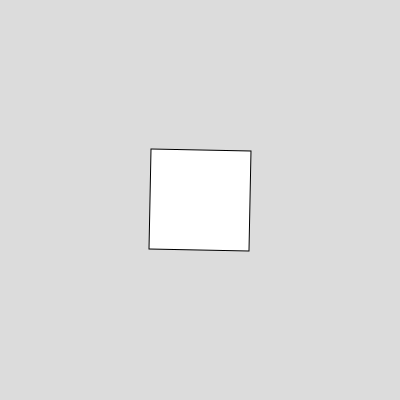
Frame 1 (no input)
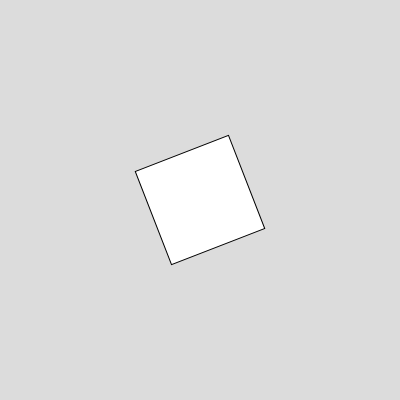
Frame 60 (no input)
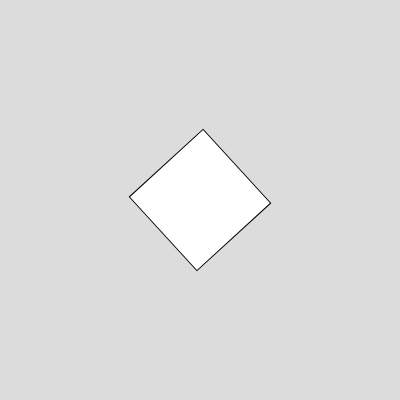
Frame 120 (the mouse pressed at the canvas centre since frame 60)

The p5.js sketch that drew these frames (run headless with seeded random() and noise() and a simulated clock; from frame 60 on, the mouse is pressed at the canvas centre):

// p5.js sketch
// ── sketch.js
var x = 0;

function setup() { 
  createCanvas(400, 400);
  rectMode(CENTER);
} 

function draw() { 
  background(220);
	
  
	x+= 0.02;
  translate (width/2, height/2);
  rotate(x);
	rect(0, 0, 100, 100);
}
